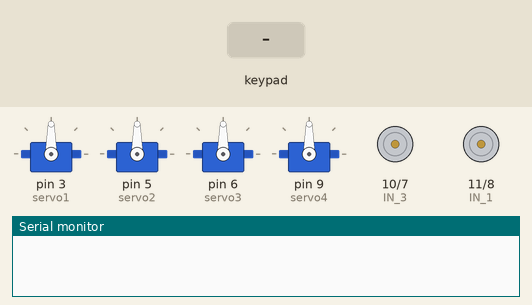
Simulated run of this sketch. Board: Arduino Uno, built with avr-gcc and run on an emulated ATmega328P. Shown: 4 × servo, motor-driver pin pairs drawn as motors (green arrow = first pin HIGH = forward, orange = second pin HIGH = backward, longer = more drive), the last lines printed to the serial monitor. The test bench sets the inputs (shaded band).

Above: at 1.2 s.
1.3 s: key 'S' pressed
At 2.7 s:
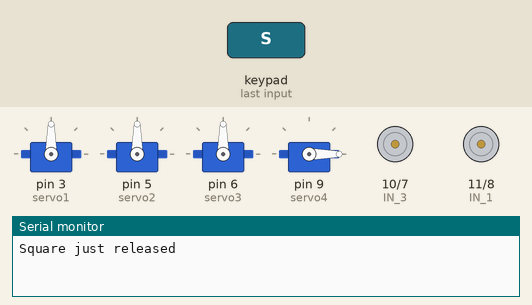
3.2 s: key 'U' pressed
At 3.41 s:
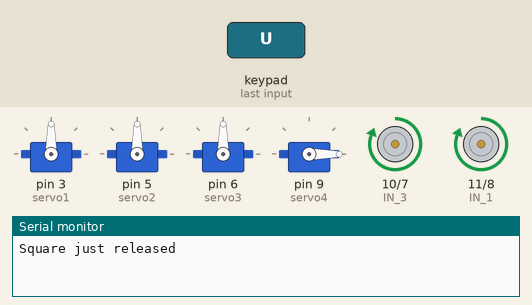
5.1 s: key 'D' pressed
At 5.31 s:
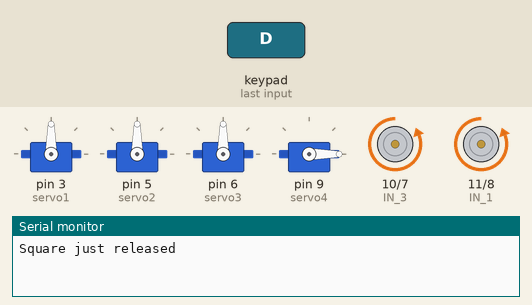
7.0 s: key 'L' pressed
At 7.2 s:
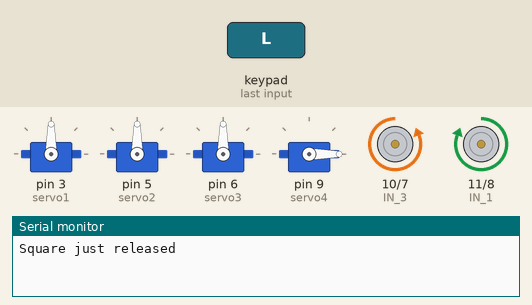
8.9 s: key 'R' pressed
At 9.11 s:
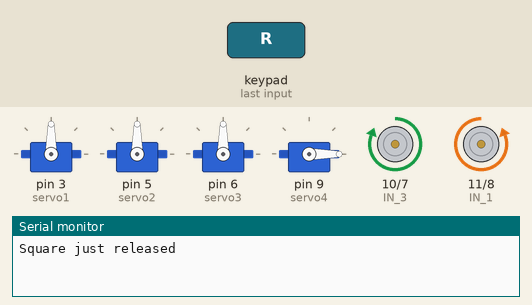
Timing chart, 0 to 11.8 s (numbered marks = the images above; inputs shaded):
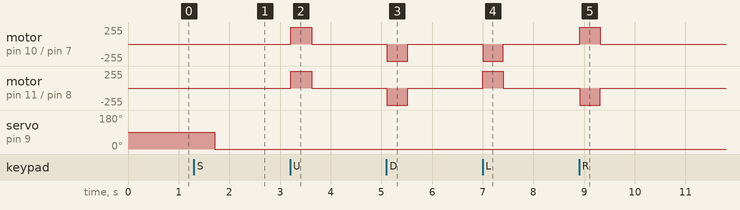

The sketch:

update21T1.ino.ino
```cpp
#include <Servo.h>
#include <PS2X_lib.h>
#define PS2_DAT        12  //khai báo biến chan cho ps2
#define PS2_CMD        19  //khai báo biến chan cho ps2
#define PS2_SEL        18  //khai báo biến chan cho ps2
#define PS2_CLK        13  //khai báo biến chan cho ps2
PS2X ps2x;
Servo servo1,servo2,servo3,servo4; // tên servo
int posa = 90;
int posb = 90; // dặt biến
int posc = 90;
int posd = 0;
void setup(){
 pinMode(11,OUTPUT); // IN 1
 pinMode(10,OUTPUT); // IN 3
 pinMode(8,OUTPUT); // IN 2
 pinMode(7,OUTPUT); // IN 4
 servo1.attach(3);// xoay trái và phải
 servo2.attach(5);// nâng lên hạ xuống
 servo3.attach(6); // nâng cao hạ thấp khai báo servo
 servo4.attach(9); // tay gắp
 ps2x.config_gamepad(PS2_CLK, PS2_CMD, PS2_SEL, PS2_DAT);
 Serial.begin(57600);
}

void loop() {
/*********************************************************
 * phiên bản điều khiển robot tích hợp cánh tay cho robot
 * phiên bản nâng cấp cho ROBOT ARM + TANK V 20T1
 * thiết kế Nguyễn Thanh Tuấn
 *********************************************************/
    ps2x.read_gamepad();

    int valuea = ps2x.Analog(PSS_LX); // trục ngang 1
    int valueb = ps2x.Analog(PSS_RY); // 3
    int valuec = ps2x.Analog(PSS_LY); // 2
    int valued = ps2x.Analog(PSS_RX); // trục dọc 4

    if(ps2x.Button(PSB_PAD_UP)) {     // robot chạy tới
      tien();
    } else if(ps2x.ButtonReleased(PSB_PAD_UP)){ dunglai(); }
    if(ps2x.Button(PSB_PAD_RIGHT)){ // robot sang trái
      trai();
    }else if(ps2x.ButtonReleased(PSB_PAD_RIGHT)){ dunglai(); }
    if(ps2x.Button(PSB_PAD_LEFT)){ // robot sang phải
      phai();
    }else if(ps2x.ButtonReleased(PSB_PAD_LEFT)){ dunglai(); }
    if(ps2x.Button(PSB_PAD_DOWN)){ // robot lùi về
     lui();
    }else if(ps2x.ButtonReleased(PSB_PAD_DOWN)){ dunglai(); }

    if(ps2x.ButtonReleased(PSB_CIRCLE)){
      servo4.write(90);                  // tay ghắp cho SERVO (khoảng cách == 90)
      Serial.println("Circle just pressed");
    }
    if(ps2x.ButtonReleased(PSB_SQUARE)) {
      servo4.write(0);                  // tay ghắp cho SERVO (khỏang cách == 0)
      Serial.println("Square just released");
    }

    if(ps2x.Button(PSB_R1)){
    if (valuec == 0 && posc <= 180){
      posc = posc +2;
      servo2.write(posc); // servo nâng lên hạ xuống
    }
    else if (valuec == 255 && posc >= 40){
      posc = posc -2;
      servo2.write(posc);
    }
    if (valueb == 0 && posb <= 180){
      posb = posb +2;
      servo3.write(posb); // servo nâng cao và hạ thấp xuống
    }
    else if (valueb == 255 && posb >= 90){
      posb = posb -2;
      servo3.write(posb);
    }
  }

  if(ps2x.Button(PSB_L1)){
  if(valuec > 200){
    luiR();
  }
  if(valuec < 100){
    tienR();
  }
  if(valueb > 200){
    luiL();
  }
  if(valueb < 100){
    tienL();
  }
  if(valuec == 127){
    stopR();
  }
  if(valueb == 127){
    stopL();
  }
} else if(ps2x.ButtonReleased(PSB_L1)){ dunglai();}

  if(ps2x.Button(PSB_L2)){ // chuyển hướng robot 1 động cơ sang phải
    digitalWrite(11,HIGH);
    digitalWrite(8,LOW);
  } else if(ps2x.ButtonReleased(PSB_L2)){
    digitalWrite(11,LOW);
    digitalWrite(8,LOW);
  }
  if(ps2x.Button(PSB_R2)){ // chuyển hướng robot 1 động cơ sang trái
    digitalWrite(10,HIGH);
    digitalWrite(7,LOW);
  } else if(ps2x.ButtonReleased(PSB_R2)){
    digitalWrite(10,LOW);
    digitalWrite(8,LOW);
  }
  delay(20);
}
  void stopL(){
    digitalWrite(11,LOW);
    digitalWrite(8,LOW);
  }
  void stopR(){
    digitalWrite(10,LOW);
    digitalWrite(7,LOW);
  }
  void tienR(){
    digitalWrite(10,HIGH);
    digitalWrite(7,LOW);
  }
  void luiR(){
    digitalWrite(10,LOW);
    digitalWrite(7,HIGH);
  }
  void tienL(){
    digitalWrite(11,HIGH);
    digitalWrite(8,LOW);
  }
  void luiL(){
    digitalWrite(11,LOW);
    digitalWrite(8,HIGH);
  }
  void tien(){
    digitalWrite(11,HIGH);
    digitalWrite(10,HIGH);
    digitalWrite(8,LOW);
    digitalWrite(7,LOW);
  }
  void lui(){
    digitalWrite(11,LOW);
    digitalWrite(8,HIGH);
    digitalWrite(10,LOW);
    digitalWrite(7,HIGH);
  }
  void phai(){
    digitalWrite(11,HIGH);
    digitalWrite(8,LOW);
    digitalWrite(10,LOW);
    digitalWrite(7,HIGH);
  }
  void trai(){
    digitalWrite(10,HIGH);
    digitalWrite(7,LOW);
    digitalWrite(11,LOW);
    digitalWrite(8,HIGH);
  }
  void dunglai(){
    digitalWrite(11,LOW);
    digitalWrite(8,LOW);
    digitalWrite(10,LOW);
    digitalWrite(7,LOW);
  }
```

Measured:
- after the input at 1.3 s, servo on pin 9 (servo4): 90° → 0° after 0.41 s
- after the input at 3.2 s, motor on pin 10 (IN_3) / pin 7 (IN_4), motor on pin 11 (IN_1) / pin 8 (IN_2): stopped → forward 255/255 at once, → stopped 0.41 s later
- after the input at 5.1 s, motor on pin 10 (IN_3) / pin 7 (IN_4), motor on pin 11 (IN_1) / pin 8 (IN_2): stopped → backward 255/255 at once, → stopped 0.41 s later
- after the input at 7.0 s, motor on pin 10 (IN_3) / pin 7 (IN_4): stopped → backward 255/255 at once, → stopped 0.41 s later; motor on pin 11 (IN_1) / pin 8 (IN_2): stopped → forward 255/255 at once, → stopped 0.41 s later
- after the input at 8.9 s, motor on pin 10 (IN_3) / pin 7 (IN_4): stopped → forward 255/255 at once, → stopped 0.41 s later; motor on pin 11 (IN_1) / pin 8 (IN_2): stopped → backward 255/255 at once, → stopped 0.41 s later
